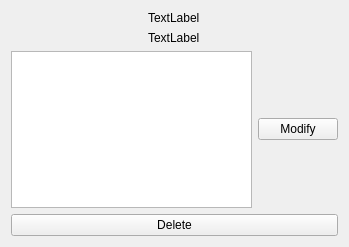
<?xml version="1.0" encoding="UTF-8"?>
<ui version="4.0">
 <class>PitchUI</class>
 <widget class="QWidget" name="PitchUI">
  <property name="geometry">
   <rect>
    <x>0</x>
    <y>0</y>
    <width>349</width>
    <height>247</height>
   </rect>
  </property>
  <property name="windowTitle">
   <string>Form</string>
  </property>
  <layout class="QVBoxLayout" name="verticalLayout_2">
   <item alignment="Qt::AlignHCenter">
    <widget class="QLabel" name="title">
     <property name="text">
      <string>TextLabel</string>
     </property>
    </widget>
   </item>
   <item alignment="Qt::AlignHCenter">
    <widget class="QLabel" name="date">
     <property name="text">
      <string>TextLabel</string>
     </property>
    </widget>
   </item>
   <item>
    <layout class="QVBoxLayout" name="verticalLayout">
     <item>
      <layout class="QHBoxLayout" name="horizontalLayout">
       <item>
        <widget class="QTextEdit" name="description">
         <property name="enabled">
          <bool>true</bool>
         </property>
         <property name="autoFillBackground">
          <bool>true</bool>
         </property>
         <property name="html">
          <string>&lt;!DOCTYPE HTML PUBLIC &quot;-//W3C//DTD HTML 4.0//EN&quot; &quot;http://www.w3.org/TR/REC-html40/strict.dtd&quot;&gt;
&lt;html&gt;&lt;head&gt;&lt;meta name=&quot;qrichtext&quot; content=&quot;1&quot; /&gt;&lt;style type=&quot;text/css&quot;&gt;
p, li { white-space: pre-wrap; }
&lt;/style&gt;&lt;/head&gt;&lt;body style=&quot; font-family:'.SF NS Text'; font-size:13pt; font-weight:400; font-style:normal;&quot;&gt;
&lt;p style=&quot;-qt-paragraph-type:empty; margin-top:0px; margin-bottom:0px; margin-left:0px; margin-right:0px; -qt-block-indent:0; text-indent:0px;&quot;&gt;&lt;br /&gt;&lt;/p&gt;&lt;/body&gt;&lt;/html&gt;</string>
         </property>
        </widget>
       </item>
       <item>
        <widget class="QPushButton" name="bmodifyDescription">
         <property name="text">
          <string>Modify</string>
         </property>
        </widget>
       </item>
      </layout>
     </item>
     <item>
      <layout class="QHBoxLayout" name="horizontalLayout_3">
       <item>
        <widget class="QPushButton" name="bdelete">
         <property name="text">
          <string>Delete</string>
         </property>
        </widget>
       </item>
      </layout>
     </item>
    </layout>
   </item>
  </layout>
 </widget>
 <resources/>
 <connections>
  <connection>
   <sender>bdelete</sender>
   <signal>clicked()</signal>
   <receiver>PitchUI</receiver>
   <slot>toConfirm()</slot>
   <hints>
    <hint type="sourcelabel">
     <x>207</x>
     <y>319</y>
    </hint>
    <hint type="destinationlabel">
     <x>385</x>
     <y>275</y>
    </hint>
   </hints>
  </connection>
  <connection>
   <sender>bmodifyDescription</sender>
   <signal>clicked()</signal>
   <receiver>PitchUI</receiver>
   <slot>modifyDescription()</slot>
   <hints>
    <hint type="sourcelabel">
     <x>449</x>
     <y>93</y>
    </hint>
    <hint type="destinationlabel">
     <x>322</x>
     <y>27</y>
    </hint>
   </hints>
  </connection>
 </connections>
 <slots>
  <slot>toConfirm()</slot>
  <slot>modifyDescription()</slot>
  <slot>modifyComment()</slot>
 </slots>
</ui>
